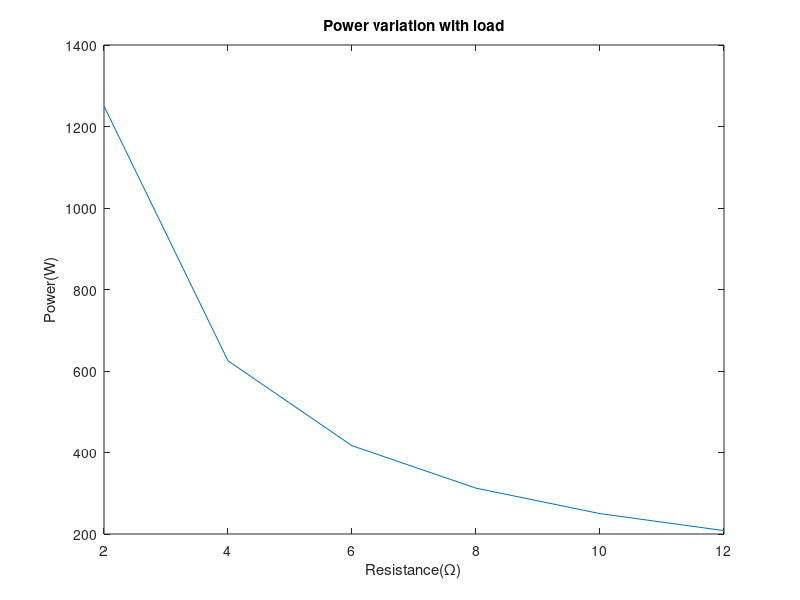

Here is the MATLAB script that generated this plot:
voltage = 50;
resistance = [2 4 6 8 10 12];
power = [];

for rep = 1:length(resistance);
 power(rep) = (voltage^2)/resistance(rep);
end

plot(resistance, power);
ylabel("Power(W)");
xlabel("Resistance(Ω)");
title("Power variation with load");
